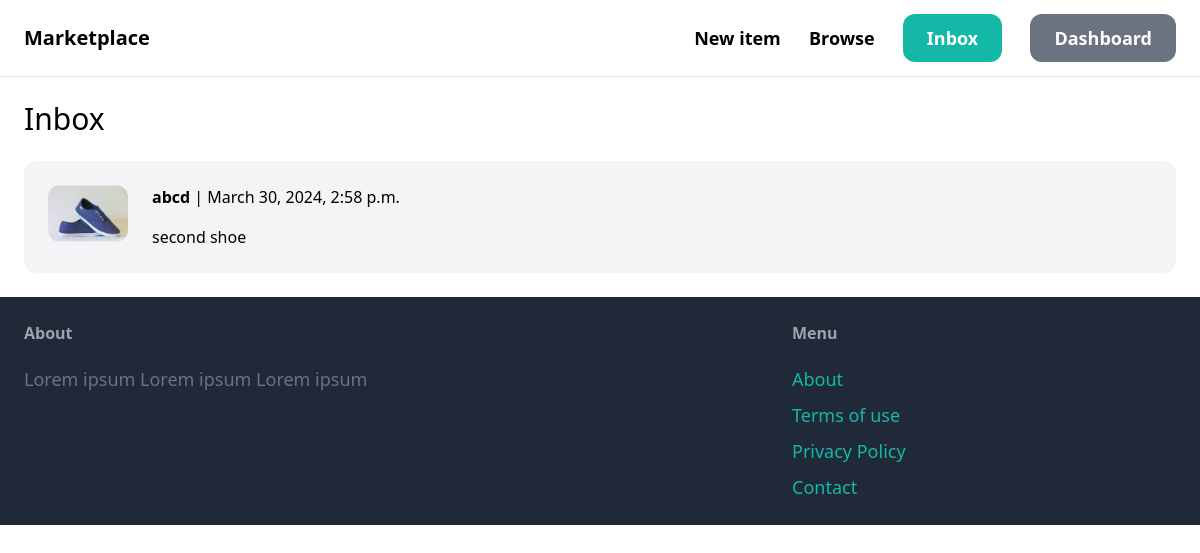
Page /inbox/ (signed in) on the earlier database version.
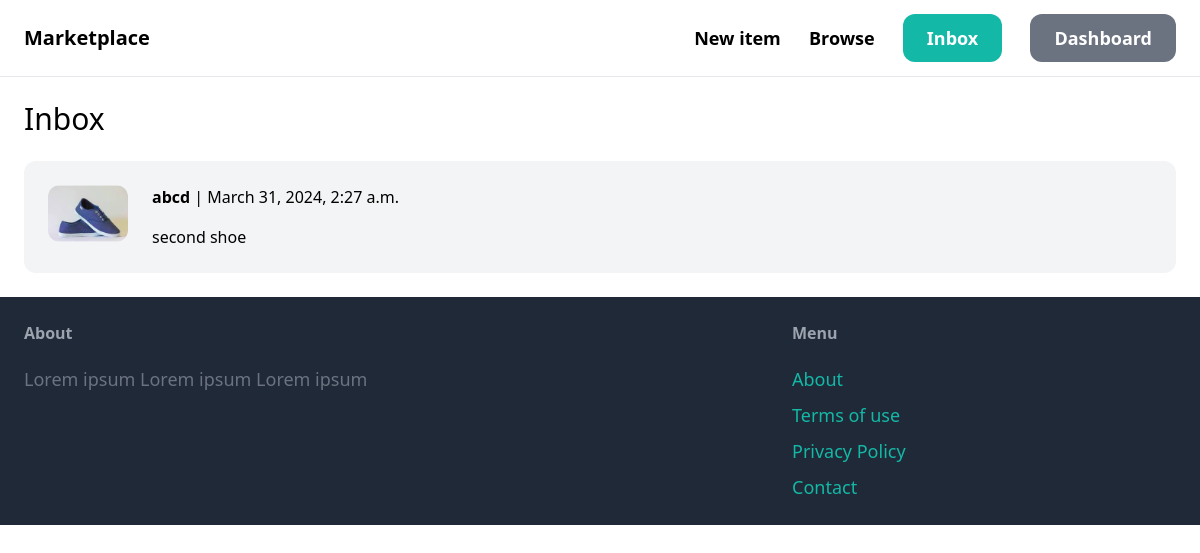
Same page on the later database version.
### conversation/models.py (models this page shows)
class Conversation(models.Model):
    item = models.ForeignKey(Item, related_name='conversations', on_delete=models.CASCADE)
    members = models.ManyToManyField(User, related_name='conversations')
    created_at = models.DateTimeField(auto_now_add=True)
    modified_at = models.DateTimeField(auto_now=True)
    class Meta:
        ordering = ('-modified_at', )

### item/models.py (models this page shows, shortened)
class Item(models.Model):
    category = models.ForeignKey(Category, related_name="items", on_delete=models.CASCADE)
    name = models.CharField(max_length=255)
    description = models.TextField(blank=True, null=True)
    price = models.FloatField()
    image = models.ImageField(upload_to="item_images", blank=True, null=True)
    is_sold = models.BooleanField(default=False)
    created_by = models.ForeignKey(User, related_name="items", on_delete=models.CASCADE)
    created_at = models.DateTimeField(auto_now_add=True)

### conversation/views.py (the view)
# urls.py: path("", views.inbox, name='inbox'),
@login_required
def inbox(request):
    conversations = Conversation.objects.filter(members__in=[request.user.id])
    return render(request, 'conversation/inbox.html', {
        'conversations': conversations
    })

### conversation/templates/conversation/inbox.html (shortened to what this page needs)
{% extends 'core/base.html' %}
{% block content %}
<h1 class="mb-6 text-3xl">Inbox</h1>
    {% for conversation in conversations %}
        <a href="{% url 'conversation:detail' conversation.id %}">
            <div class="p-6 flex bg-gray-100 rounded-xl">
                <div class="pr-6">
                    <img src="{{ conversation.item.image.url}}" class="w-20 rounded-xl">
                </div>
                <div>
                    {% for member in conversation.members.all %}
                        {% if member != request.user %}
                            <p class="mb-4"><strong>{{ member.username }}</strong> | {{conversation.modified_at}}</p>
                            <p>{{ conversation.item.name }}</p>
                        {% endif %}
                    {% endfor %}
                </div>
            </div>
        </a>
    {% endfor %}
{% endblock %}

Differences in the rows shown:
changed Conversation "second shoe": modified_at "March 30, 2024, 2:58 p.m." → "March 31, 2024, 2:27 a.m."
